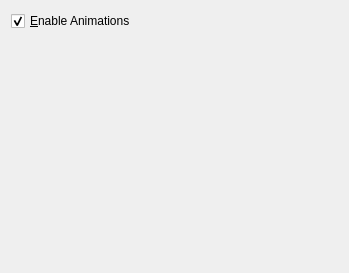
<?xml version="1.0" encoding="UTF-8"?>
<ui version="4.0">
 <class>settings</class>
 <widget class="QWidget" name="settings">
  <property name="geometry">
   <rect>
    <x>0</x>
    <y>0</y>
    <width>349</width>
    <height>273</height>
   </rect>
  </property>
  <property name="windowTitle">
   <string notr="true">Settings</string>
  </property>
  <layout class="QFormLayout" name="formLayout">
   <item row="0" column="0" colspan="2">
    <widget class="QCheckBox" name="kcfg_animate">
     <property name="text">
      <string>&amp;Enable Animations</string>
     </property>
     <property name="checked">
      <bool>true</bool>
     </property>
    </widget>
   </item>
  </layout>
 </widget>
 <resources/>
 <connections/>
</ui>
